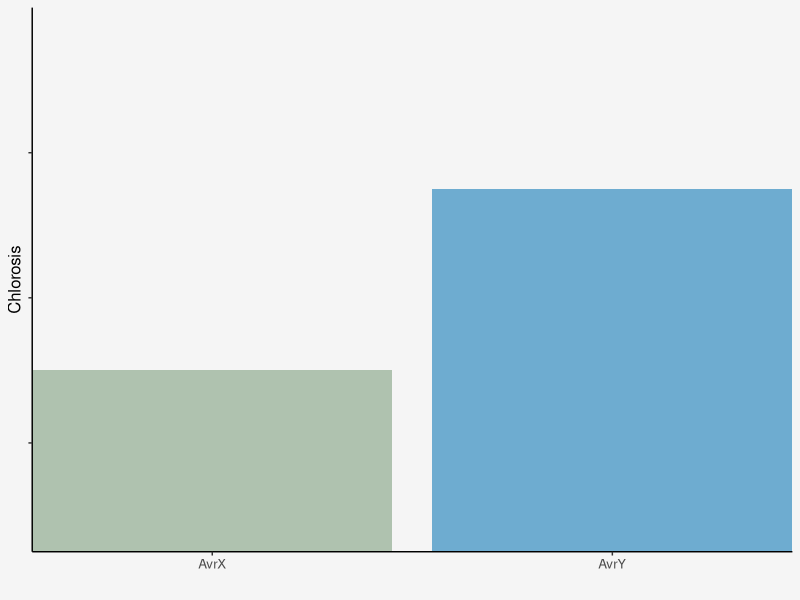
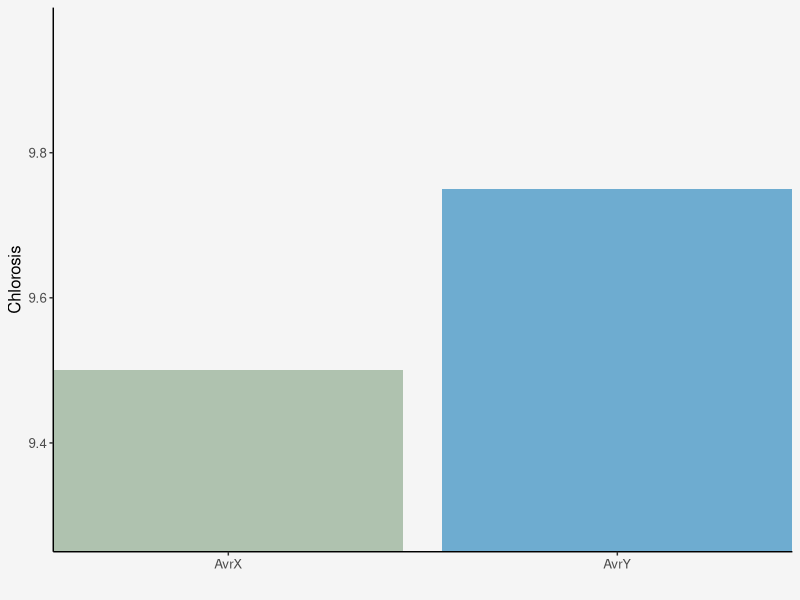
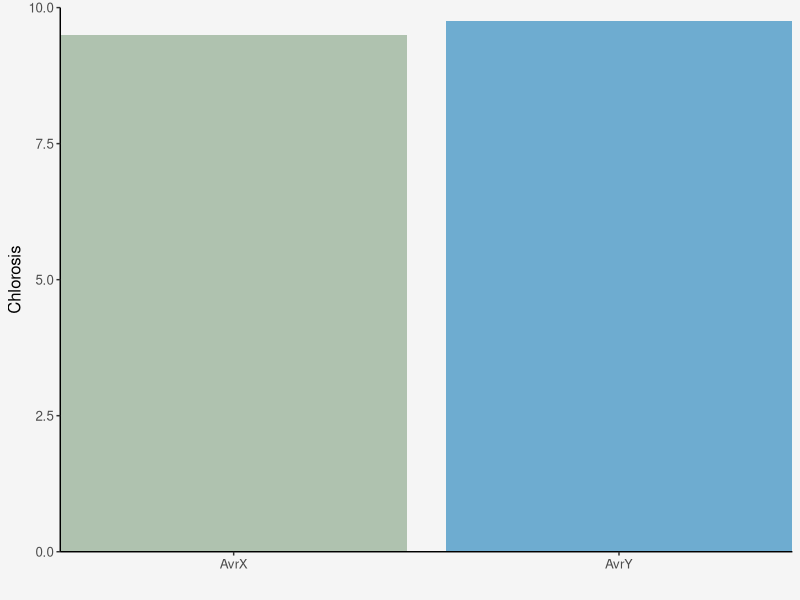
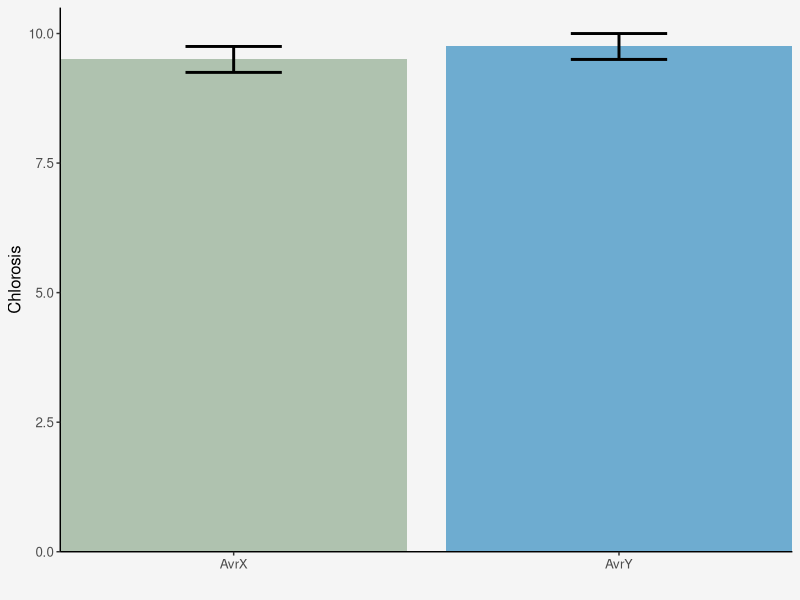

The R source for these figures, in order:
## ---- chunk 1
# Package imports
library(ggplot2)

# BG color for plots - should match .figure and .caption classes in rmd_style.css
figbg = "whitesmoke"

# Colour scheme for misleading data
colors <- c("#779977", "#E69F00", "#56B4E9", "#009E73", "#F0E442", "#0072B2", "#D55E00", "#CC79A7", "#CCCCCC")

# Misleading data
mean = c(9.5, 9.75)
sd = c(.25, .25)
key = c("AvrX", "AvrY")

misleading_data_bar = data.frame(mean, sd, key)
misleading_data_bar$sd_min = mean - sd
misleading_data_bar$sd_max = mean + sd
## ---- chunk 2
#| label: fig-misleading-01
#| echo: FALSE
#| fig-width: 3
#| fig-height: 3
#| fig-cap: "Bar chart showing amount of chlorosis in leaves after application of AvrX and AvrY"

data.barplot1 = ggplot(misleading_data_bar, aes(x = key, y = mean)) +
  geom_bar(stat = "identity", aes(fill = key, alpha = .5)) +
  #geom_errorbar(aes(ymin = sd_min, ymax = sd_max), width = 0.25, lwd=1) +
  coord_cartesian(ylim=c(9.25, 10), expand = FALSE) +
  scale_fill_manual(values = c(colors[[1]], colors[[6]])) +
  xlab("") +
  ylab("Chlorosis") +
  theme_classic() +
  theme(axis.line.y = element_line(), legend.position = "none", legend.key = element_blank(),
        text=element_text(size=12), panel.grid.major = element_blank(), panel.grid.minor = element_blank(),
        legend.title = element_blank(), axis.text.y = element_blank(),
        panel.background = element_rect(fill = figbg, color = figbg),
        plot.background = element_rect(fill = figbg, color = figbg))

data.barplot1
## ---- chunk 3
#| label: fig-misleading-02
#| echo: FALSE
#| fig-width: 3
#| fig-height: 3
#| fig-cap: "Bar chart showing effect of chlorosis due to application of AvrX and AvrY, with observed chlorosis values indicated on the y-axis"

data.barplot2 = ggplot(misleading_data_bar, aes(x = key, y = mean)) +
  geom_bar(stat = "identity", aes(fill = key, alpha = .5)) +
  #geom_errorbar(aes(ymin = sd_min, ymax = sd_max), width = 0.25, lwd=1) +
  coord_cartesian(ylim=c(9.25, 10), expand = FALSE) +
  scale_fill_manual(values = c(colors[[1]], colors[[6]])) +
  xlab("") +
  ylab("Chlorosis") +
  theme_classic() +
  theme(axis.line.y = element_line(), legend.position = "none", legend.key = element_blank(),
        text=element_text(size=12), panel.grid.major = element_blank(), panel.grid.minor = element_blank(),
        legend.title = element_blank(),
        panel.background = element_rect(fill = figbg, color = figbg),
        plot.background = element_rect(fill = figbg, color = figbg))

data.barplot2
## ---- chunk 4
#| label: fig-misleading-03
#| echo: FALSE
#| fig-width: 3
#| fig-height: 3
#| fig-cap: "Bar chart showing effect of chlorosis due to application of AvrX and AvrY, with the y-axis starting at zero, and values marked"

data.barplot3 = ggplot(misleading_data_bar, aes(x = key, y = mean)) +
  geom_bar(stat = "identity", aes(fill = key, alpha = .5)) +
  #geom_errorbar(aes(ymin = sd_min, ymax = sd_max), width = 0.25, lwd=1) +
  coord_cartesian(ylim=c(0, 10), expand = FALSE) +
  scale_fill_manual(values = c(colors[[1]], colors[[6]])) +
  xlab("") +
  ylab("Chlorosis") +
  theme_classic() +
  theme(axis.line.y = element_line(), legend.position = "none", legend.key = element_blank(),
        text=element_text(size=12), panel.grid.major = element_blank(), panel.grid.minor = element_blank(),
        legend.title = element_blank(),
        panel.background = element_rect(fill = figbg, color = figbg),
        plot.background = element_rect(fill = figbg, color = figbg))

data.barplot3
## ---- chunk 5
#| label: fig-misleading-04
#| echo: FALSE
#| fig-width: 3
#| fig-height: 3
#| fig-cap: "Bar chart showing effect of chlorosis due to application of AvrX and AvrY, with the y-axis starting at zero, values marked on that axis, and error bars indicating standard deviation"

data.barplot4 = ggplot(misleading_data_bar, aes(x = key, y = mean)) +
  geom_bar(stat = "identity", aes(fill = key, alpha = .5)) +
  geom_errorbar(aes(ymin = sd_min, ymax = sd_max), width = 0.25, lwd=1) +
  coord_cartesian(ylim=c(0, 10.5), expand = FALSE) +
  scale_fill_manual(values = c(colors[[1]], colors[[6]])) +
  xlab("") +
  ylab("Chlorosis") +
  theme_classic() +
  theme(axis.line.y = element_line(), legend.position = "none", legend.key = element_blank(),
        text=element_text(size=12), panel.grid.major = element_blank(), panel.grid.minor = element_blank(),
        legend.title = element_blank(),
        panel.background = element_rect(fill = figbg, color = figbg),
        plot.background = element_rect(fill = figbg, color = figbg))

data.barplot4
